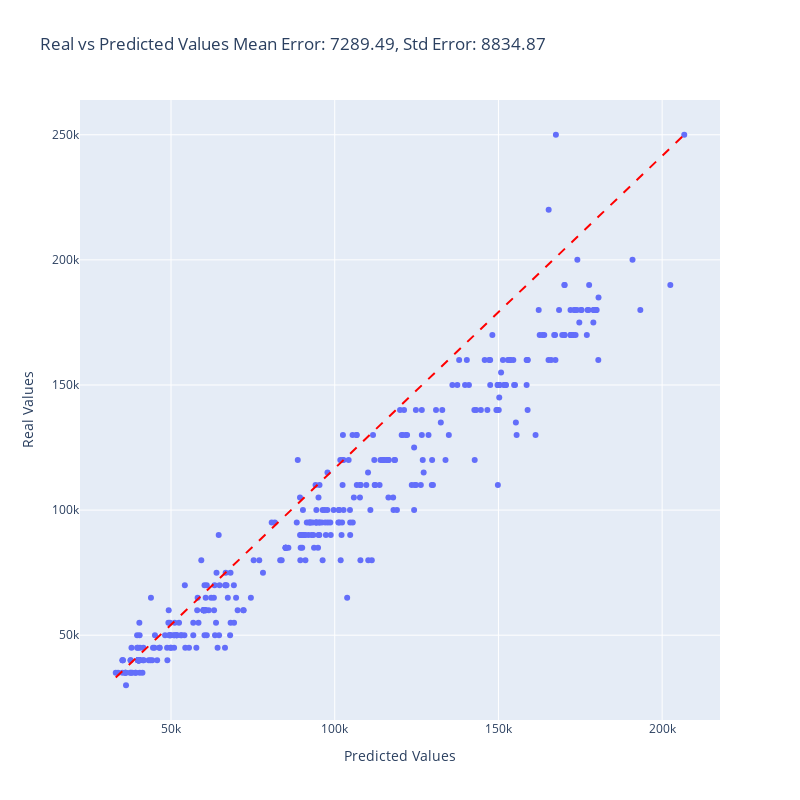

Notebook cell for this chart:
### Code cell
plot_error_vs_predicted(oof_preds_rf, y, ids)

### Figure 1 — Plotly figure (JSON) as saved in the notebook; plotly's stock layout.template omitted (floating-point values rounded to 4 significant figures; data arrays with more than 128 entries replaced by an {"elided": "..."} marker saying what was removed)
{"data": [{"customdata": {"elided": "372x1 int values"}, "hovertemplate": "Predicted Values=%{x}<br>Real Values=%{y}<br>id=%{customdata[0]}<extra></extra>", "legendgroup": "", "marker": {"color": "#636efa", "symbol": "circle"}, "mode": "markers", "name": "", "orientation": "v", "showlegend": false, "type": "scatter", "x": {"elided": "372 float values"}, "xaxis": "x", "y": {"elided": "372 float values"}, "yaxis": "y"}], "layout": {"height": 800, "legend": {"title": {"text": ""}, "tracegroupgap": 0}, "shapes": [{"line": {"color": "red", "dash": "dash"}, "type": "line", "x0": 33125, "x1": 206700.0, "y0": 33125, "y1": 250000}], "showlegend": false, "title": {"text": "Real vs Predicted Values\nMean Error: 7289.49, Std Error: 8834.87"}, "width": 800, "xaxis": {"anchor": "y", "domain": [0, 1], "title": {"text": "Predicted Values"}}, "yaxis": {"anchor": "x", "domain": [0, 1], "title": {"text": "Real Values"}}}}
